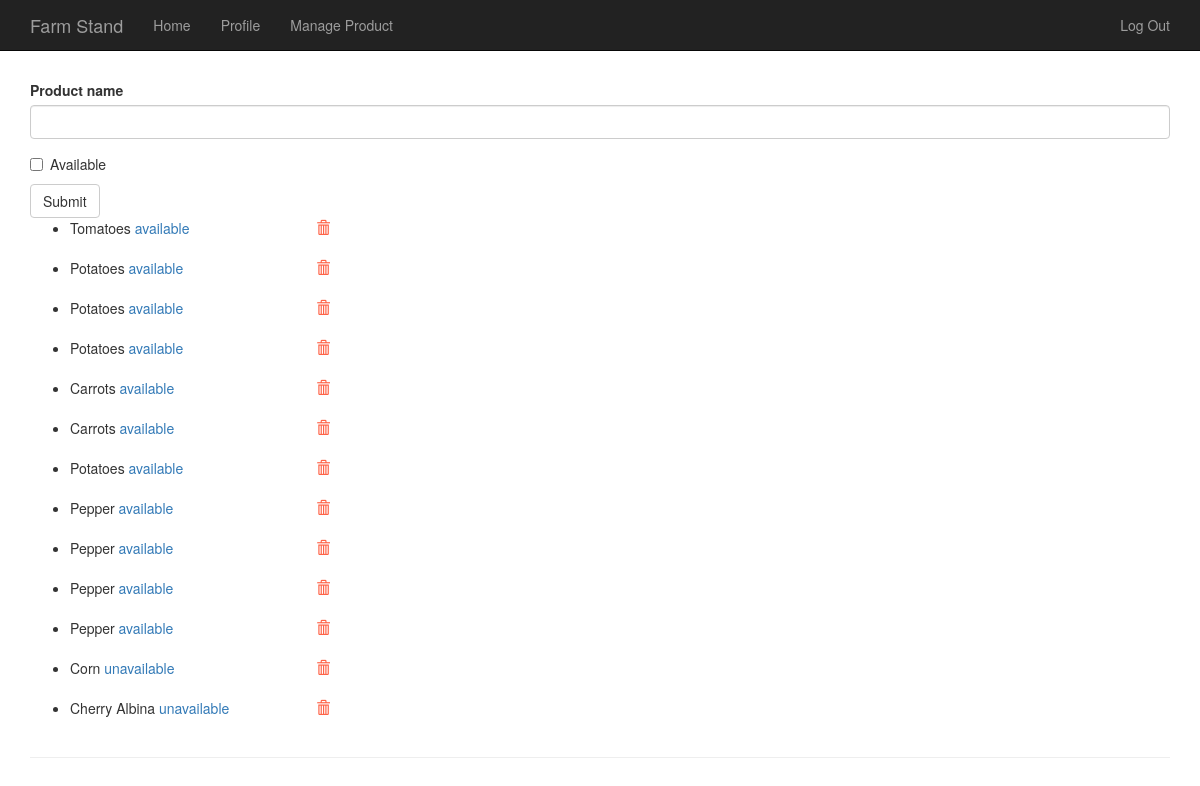
Page /manage-product/3 (signed in) on the earlier database version.
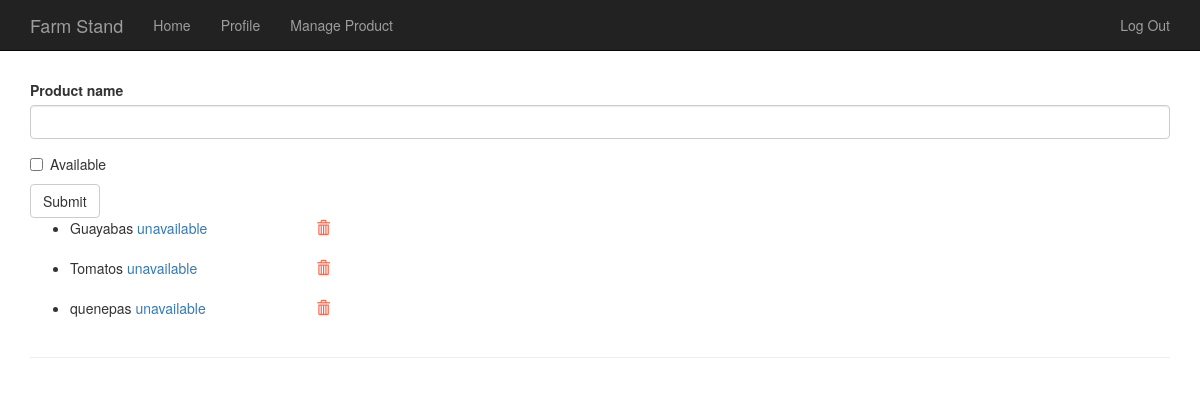
Same page on the later database version.
### app/models.py (models this page shows, shortened)
class Product(db.Model):
    __tablename__ = 'product'
    id = db.Column(db.Integer, primary_key=True)
    name = db.Column(db.String(64))
    available = db.Column(db.Boolean)
    farmer_id = db.Column(db.Integer, db.ForeignKey('users.id'))

### app/main/views.py (the view)
@main.route('/manage-product/<int:id>', methods=['GET', 'POST'])
@login_required
def manage_product(id):
    form = ProductForm()
    if current_user.can(Permission.ADD_PRODUCT) and \
            form.validate_on_submit():
        product = Product(name=form.name.data, available=form.available.data,
                    farmer=current_user._get_current_object())
        db.session.add(product)
        return redirect(url_for('.manage_product', id=id))
    form.name.data = ''
    products = Product.query.filter_by(farmer_id = id).all()
    return render_template('manage_product.html', form=form, products=products)

### app/main/forms.py
class ProductForm(Form):
    name = StringField('Product name', validators=[Length(0, 64)])
    available = BooleanField('Available')
    submit = SubmitField('Submit')

### app/auth/views.py (called while the page is built)
@auth.before_app_request
def before_request():
    if current_user.is_authenticated():
        current_user.ping()
        if current_user.is_authenticated() and not current_user.confirmed and request.endpoint[:5] != 'auth.':
            return redirect(url_for('auth.unconfirmed'))

### app/main/__init__.py (called while the page is built)
@main.app_context_processor
def inject_permissions():
    return dict(Permission=Permission)

### app/models.py (called while the page is built)
@login_manager.user_loader
def load_user(user_id):
    return User.query.get(int(user_id))

    def ping(self):
        self.last_seen = datetime.utcnow()
        db.session.add(self)

    def can(self, permissions):
        return self.role is not None and \
            (self.role.permissions & permissions) == permissions

### app/templates/manage_product.html (shortened to what this page needs)
{% extends "base.html" %}
{% import "bootstrap/wtf.html" as wtf %}
{% block content %}
<div class="container">
  <div class="page-header">
    {% if current_user %}
      {{ wtf.quick_form(form) }}
      <ul class="products" style="width: 300px;">
          {% for product in products %}
            <li>
              {{ product.name }}
                {% if product.available %}
                  <a href="{{ url_for('.update_unavailable', id=product.id) }}">available</a>
                {% else %}
                  <a href="{{ url_for('.update_available', id=product.id) }}">unavailable</a>
                {% endif %}
                  <a href="{{ url_for('.delete_product', id=product.id) }}" class="pull-right" style="color: tomato;"><span class="glyphicon glyphicon-trash" aria-hidden="true"></span></a>
            </li><br>
          {% endfor %}
      </ul>
    {% endif %}
  </div>
</div>
{% endblock %}

Differences in the rows shown:
removed Product: name "Tomatoes"
removed Product: name "Potatoes"
removed Product: name "Potatoes"
removed Product: name "Potatoes"
removed Product: name "Carrots"
no longer on this page (row edited): Product: name "Pepper"
no longer on this page (row edited): Product: name "Pepper"
no longer on this page (row edited): Product: name "Pepper"
removed Product: name "Corn"
removed Product: name "Cherry Albina"
changed Product: name "Carrots" → "Guayabas"; available "available" → "unavailable"
changed Product: name "Potatoes" → "Tomatos"; available "available" → "unavailable"
changed Product: name "Pepper" → "quenepas"; available "available" → "unavailable"
